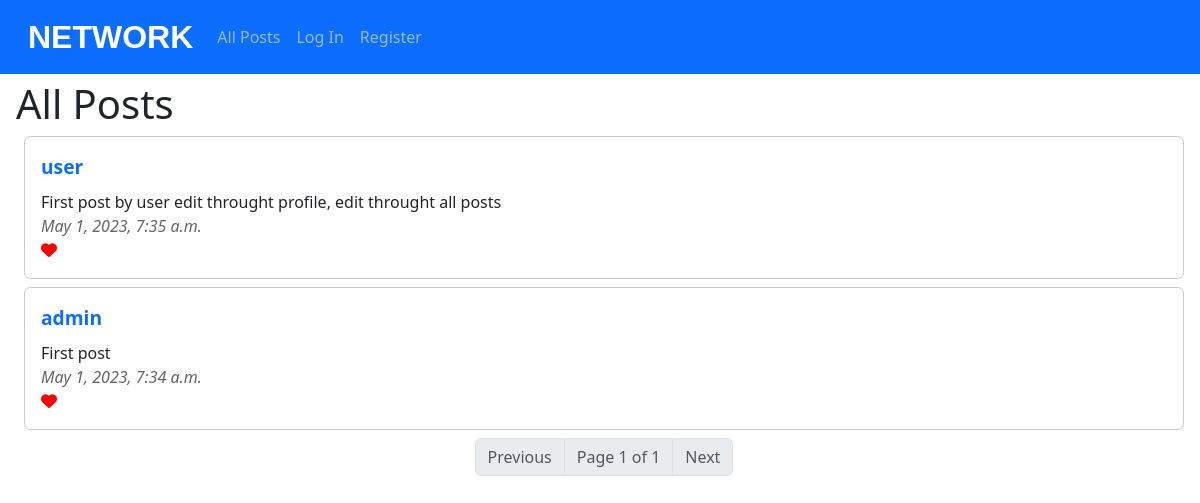
Page /?page=2 on the earlier database version.
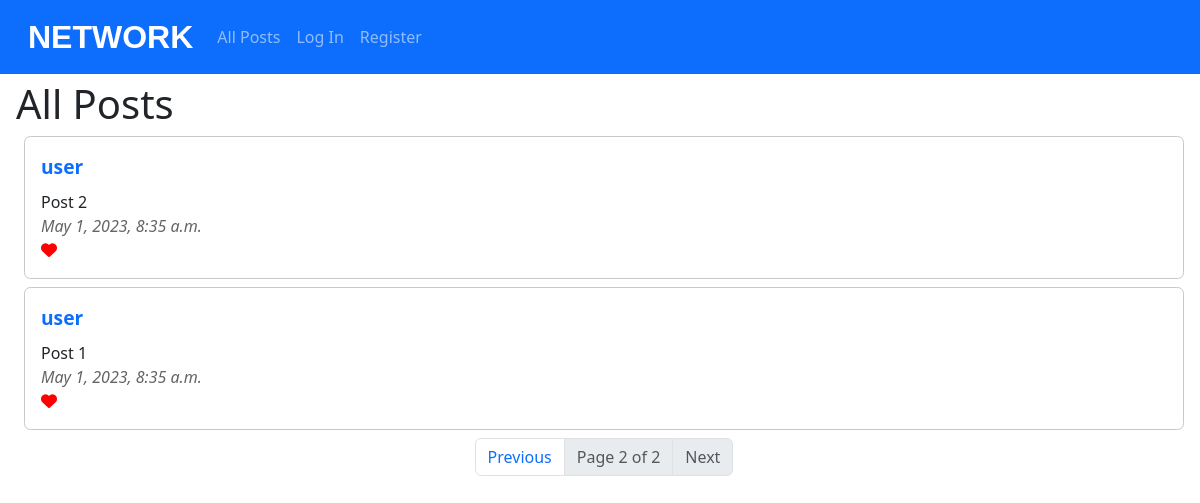
Same page on the later database version.
### network/models.py (models this page shows, shortened)
class Post(models.Model):
    body = models.CharField(max_length=640)                                         # Post text
    date = models.DateTimeField(auto_now_add=True)                                  # Creation date
    date_edit = models.DateTimeField(auto_now=True, blank=True)                     # Edit date
    user = models.ForeignKey(User, on_delete=models.CASCADE)                        # User
    likes = models.ManyToManyField(User, blank=True, related_name="users_likes")    # Likes

class User(AbstractUser):
    pass

### network/views.py (the view)
# urls.py: path("", views.index, name="index"),
def index(request):
    logged_in = False
    if request.user.is_authenticated:
        logged_in = True
    posts = Post.objects.all()
    posts = posts.order_by("-date").all()
    paginator = Paginator(posts, 10)
    page_number = request.GET.get('page')
    page_obj = paginator.get_page(page_number)
    return render(request, "network/index.html", {
        "page_obj": page_obj,
        "logged_in": logged_in,
    })

### network/templates/network/index.html (shortened to what this page needs)
{% extends "network/layout.html" %}
{% block body %}
<div id="index_div">
    <h1 id="heading">All Posts</h1>
    <div id="all_posts">
        {% if page_obj %}
            {% for post in page_obj %}
            <div class="post">
                <div class="post_user"><a href="{% url 'profile' post.user %}">{{ post.user }}</a></div>
                <div class="post_body">{{ post.body }}</div>
                <div class="post_date">{{ post.date }}</div>
                {% if user.is_authenticated %}
                <div class="post_like_button"></div>
                {% else %}
                <div class="post_like_icon"><i class="fa-solid fa-heart" style="color: #ff0000" aria-hidden="true"></i></div>
                {% endif %}
            </div>
            {% endfor %}
            <nav aria-label="Page navigation example">
                <ul class="pagination justify-content-center">
                {% if page_obj.has_previous %}
                    <li class="page-item"><a class="page-link" href="?page={{ page_obj.previous_page_number }}">Previous</a></li>
                {% else %}
                    <li class="page-item disabled"><a class="page-link">Previous</a></li>
                {% endif %}
                    <li class="page-item disabled"><a class="page-link">Page {{ page_obj.number }} of {{ page_obj.paginator.num_pages }}</a></li>
                {% if page_obj.has_next %}
                    <li class="page-item"><a class="page-link" href="?page={{ page_obj.next_page_number }}">Next</a></li>
                {% else %}
                    <li class="page-item disabled"><a class="page-link">Next</a></li>
                {% endif %}
                </ul>
            </nav>
        {% else %}
        <h4>There are no posts yet!</h4>
        {% endif %}
    </div>
</div>
{% endblock %}

Differences in the rows shown:
removed Post: user "user", body "First post by user edit throught profile, edit throught all posts", date "May 1, 2023, 7:35 a.m."
removed Post: user "admin", body "First post", date "May 1, 2023, 7:34 a.m."
added Post: user "user", body "Post 2", date "May 1, 2023, 8:35 a.m."
added Post: user "user", body "Post 1", date "May 1, 2023, 8:35 a.m."
Other differences:
{{ page_obj.number }}: "1" → "2"
{{ page_obj.paginator.num_pages }}: "1" → "2"
